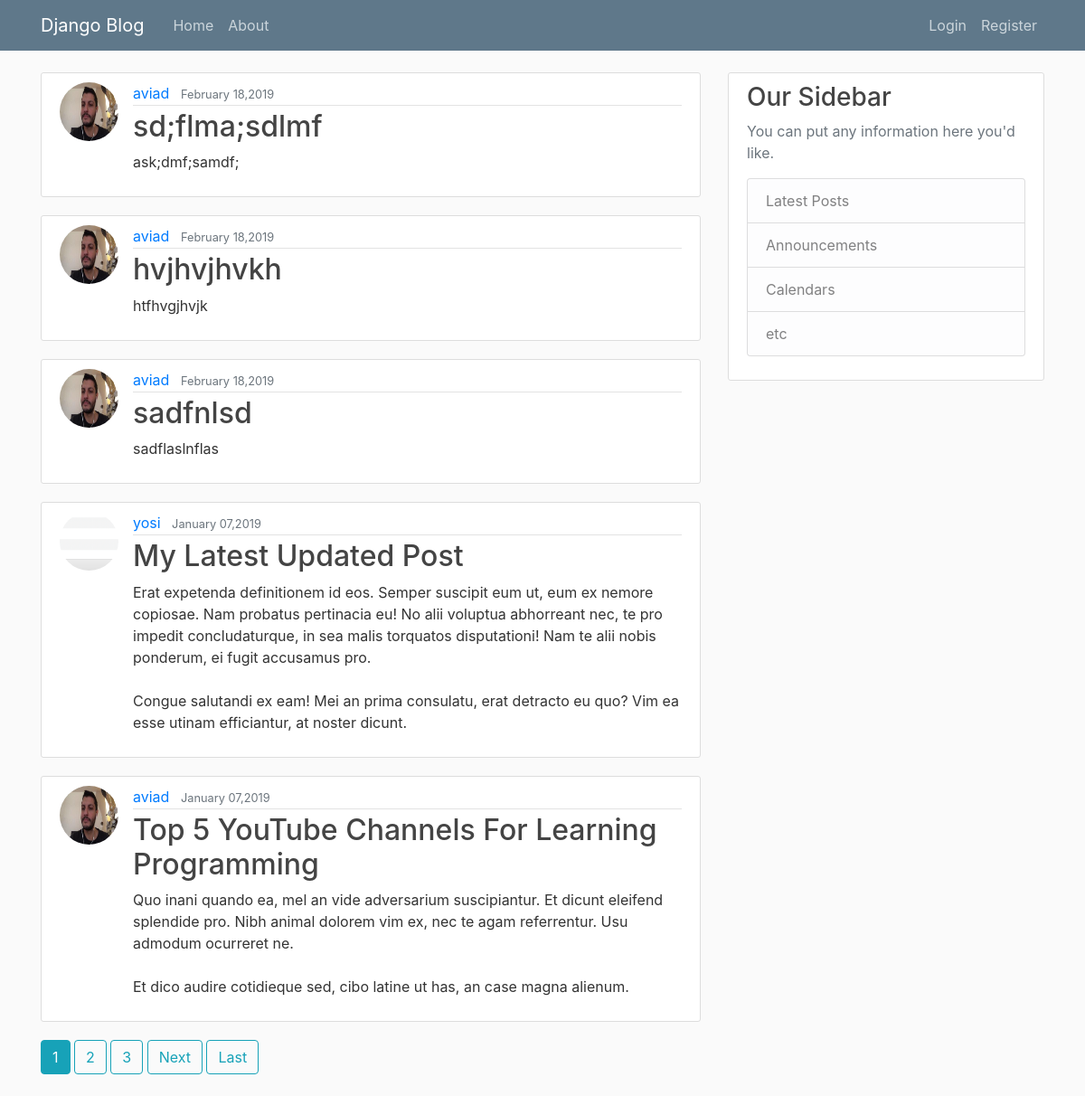
The page / on the database its author committed.
### blog/models.py (models this page shows, shortened)
class Post(models.Model):
	title = models.CharField(max_length=100)
	content = models.TextField()
	date_posted = models.DateTimeField(default=timezone.now)
	author = models.ForeignKey(User, on_delete=models.CASCADE)

### users/models.py (models this page shows, shortened)
class Profile(models.Model):
	user = models.OneToOneField(User, on_delete=models.CASCADE)
	image = models.ImageField(default='default.jpg', upload_to='profile_pics')

### blog/views.py (the view)
# urls.py: path('', PostListView.as_view(), name="blog-home"),
class PostListView(ListView):
	model = Post
	template_name = 'blog/home.html'
	context_object_name = 'posts'
	ordering = ['-date_posted']
	paginate_by = 5

### blog/templates/blog/home.html (shortened to what this page needs)
{% extends "blog/base.html"%}
{% block content %}
	{% for post in posts %}
		<article class="media content-section">
		  <img  class="rounded-circle article-img" src="{{ post.author.profile.image.url}}" alt="">
		  <div class="media-body">
		    <div class="article-metadata">
		      <a class="mr-2" href="{% url 'user-posts' post.author.username %}">{{ post.author }}</a>
		      <small class="text-muted">{{ post.date_posted|date:"F d,Y" }}</small>
		    </div>
		    <h2><a class="article-title" href="{% url 'post-detail' post.id %}">{{ post.title }}</a></h2>
		    <p class="article-content">{{ post.content }}</p>
		  </div>
		</article>
	{% endfor%}
	{% if is_paginated %}
		{% for  num in page_obj.paginator.page_range %}
			{% if page_obj.number == num %}
				<a class="btn btn-info mb-4" href="?page={{ num }}">{{ num }}</a>
			{% elif num > page_obj.number|add:'-3' and num < page_obj.number|add:'3' %}
				<a class="btn btn-outline-info mb-4" href="?page={{num}}">{{ num }}</a>
			{% endif %}
		{% endfor %}
		{% if page_obj.has_next %}
			<a class="btn btn-outline-info mb-4" href="?page={{page_obj.next_page_number}}">Next</a>
			<a class="btn btn-outline-info mb-4" href="?page={{page_obj.paginator.num_pages}}">Last</a>
		{% endif %}
	{% endif %}
{% endblock content%}

### blog/templates/blog/base.html (shortened to what this page needs)
{% load static %}
<!DOCTYPE html>
<html lang="en">
<head>
    <link rel="stylesheet" href="https://maxcdn.bootstrapcdn.com/bootstrap/4.0.0/css/bootstrap.min.css">
	<link rel="stylesheet" type="text/css" href="{% static 'blog/main.css' %}">
</head>
<body>
	<header class="site-header">
		<nav class="navbar navbar-expand-md navbar-dark bg-steel fixed-top">
			<div class="container">
			  <a class="navbar-brand mr-4" href="{% url 'blog-home' %}">Django Blog</a>
			  <div class="collapse navbar-collapse" id="navbarToggle">
			    <div class="navbar-nav mr-auto">
			      <a class="nav-item nav-link" href="{% url 'blog-home' %}">Home</a>
			      <a class="nav-item nav-link" href="{% url 'blog-about' %}">About</a>
			    </div>
			    <div class="navbar-nav">
				{% if user.is_authenticated %}
					<a class="nav-item nav-link" href="{% url 'post-create'%}">New Post</a>
					<a class="nav-item nav-link" href="{% url 'profile'%}">Profile </a>
					<a class="nav-item nav-link" href="{% url 'logout'%}">Hello {{user}}, Logout Here </a>
				{% else %}
				    <a class="nav-item nav-link" href="{% url 'login'%}">Login</a>
				    <a class="nav-item nav-link" href="{% url 'register'%}">Register</a>
				{% endif %}
			    </div>
			  </div>
			</div>
		</nav>
	</header>
	<main role="main" class="container">
	  <div class="row">
	    <div class="col-md-8">
	        {% block content %}{% endblock %}
	    </div>
	    <div class="col-md-4">
	      <div class="content-section">
	        <h3>Our Sidebar</h3>
	        <p class='text-muted'>You can put any information here you'd like.
	          <ul class="list-group">
	            <li class="list-group-item list-group-item-light">Latest Posts</li>
	            <li class="list-group-item list-group-item-light">Announcements</li>
	            <li class="list-group-item list-group-item-light">Calendars</li>
	            <li class="list-group-item list-group-item-light">etc</li>
	          </ul>
	        </p>
	      </div>
	    </div>
	  </div>
	</main>
</body>
</html>

### blog/static/blog/main.css (style rules this page uses)
body { background: #fafafa; color: #333333; margin-top: 5rem; }
h1, h2, h3, h4, h5, h6 { color: #444444; }
ul { margin: 0; }
.bg-steel { background-color: #5f788a; }
.site-header .navbar-nav .nav-link { color: #cbd5db; }
.content-section { background: #ffffff; padding: 10px 20px; border: 1px solid #dddddd; border-radius: 3px; margin-bottom: 20px; }
.article-title { color: #444444; }
.article-content { white-space: pre-line; }
.article-img { height: 65px; width: 65px; margin-right: 16px; }
.article-metadata { padding-bottom: 1px; margin-bottom: 4px; border-bottom: 1px solid #e3e3e3 }

### rows shown on the page
Post: author.profile.image (picture), author "aviad", date_posted "February 18,2019", title "sd;flma;sdlmf", content "ask;dmf;samdf;"
Post: author.profile.image (picture), author "aviad", date_posted "February 18,2019", title "hvjhvjhvkh", content "htfhvgjhvjk"
Post: author.profile.image (picture), author "aviad", date_posted "February 18,2019", title "sadfnlsd", content "sadflaslnflas"
Post: author.profile.image (picture), author "yosi", date_posted "January 07,2019", title "My Latest Updated Post", content "Erat expetenda definitionem id eos. Semper suscipit eum ut, eum ex nemore copiosae. Nam probatus pertinacia eu! No alii voluptua abhorreant nec, te pro impedit concludaturque, in sea malis torquatos disputationi! Nam te alii nobis ponderum, ei fugit accusamus pro. Congue salutandi ex eam! Mei an prima consulatu, erat detracto eu quo? Vim ea esse utinam efficiantur, at noster dicunt."
Post: author.profile.image (picture), author "aviad", date_posted "January 07,2019", title "Top 5 YouTube Channels For Learning Programming", content "Quo inani quando ea, mel an vide adversarium suscipiantur. Et dicunt eleifend splendide pro. Nibh animal dolorem vim ex, nec te agam referrentur. Usu admodum ocurreret ne. Et dico audire cotidieque sed, cibo latine ut has, an case magna alienum."

### other values the page prints
{{ num }} "1"
{{ num }} "2" "3"
